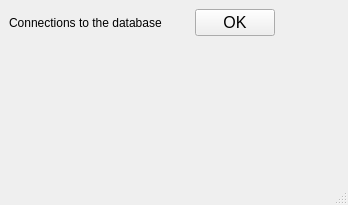
<?xml version="1.0" encoding="UTF-8"?>
<ui version="4.0">
 <class>MainWindow</class>
 <widget class="QMainWindow" name="MainWindow">
  <property name="geometry">
   <rect>
    <x>0</x>
    <y>0</y>
    <width>348</width>
    <height>205</height>
   </rect>
  </property>
  <property name="windowTitle">
   <string>MainWindow</string>
  </property>
  <widget class="QWidget" name="centralwidget">
   <layout class="QFormLayout" name="formLayout">
    <item row="0" column="0">
     <layout class="QHBoxLayout" name="horizontalLayout">
      <item>
       <widget class="QLabel" name="label">
        <property name="text">
         <string>Connections to the database        </string>
        </property>
       </widget>
      </item>
      <item>
       <widget class="QPushButton" name="pushButton">
        <property name="font">
         <font>
          <pointsize>12</pointsize>
         </font>
        </property>
        <property name="text">
         <string>OK</string>
        </property>
       </widget>
      </item>
     </layout>
    </item>
   </layout>
  </widget>
  <widget class="QMenuBar" name="menubar">
   <property name="geometry">
    <rect>
     <x>0</x>
     <y>0</y>
     <width>348</width>
     <height>22</height>
    </rect>
   </property>
  </widget>
  <widget class="QStatusBar" name="statusbar"/>
 </widget>
 <resources/>
 <connections/>
</ui>
